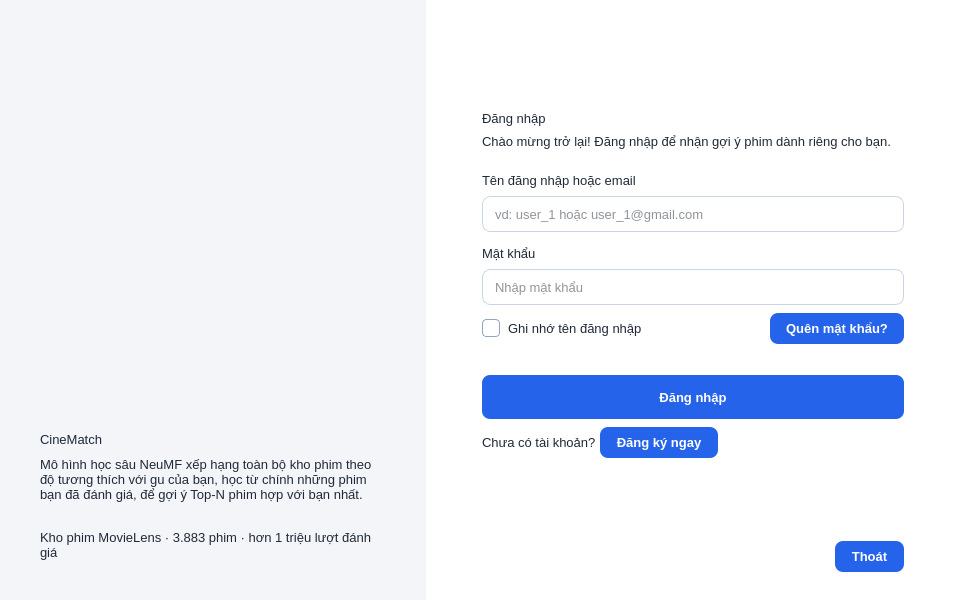
<?xml version='1.0' encoding='UTF-8'?>
<ui version="4.0">
 <class>MainWindow</class>
 <widget class="QMainWindow" name="MainWindow">
  <property name="geometry">
   <rect>
    <x>0</x>
    <y>0</y>
    <width>960</width>
    <height>600</height>
   </rect>
  </property>
  <property name="minimumSize">
   <size>
    <width>900</width>
    <height>560</height>
   </size>
  </property>
  <property name="windowTitle">
   <string>CineMatch - Đăng nhập</string>
  </property>
  <property name="windowIcon">
   <iconset>
    <normaloff>../images/ic_logo.png</normaloff>
    ../images/ic_logo.png
   </iconset>
  </property>
  <property name="styleSheet">
   <string notr="true">QMainWindow { background-color: #F3F5F9; }
QWidget { font-family: "Segoe UI"; font-size: 10pt; color: #1F2937; }
QWidget#centralwidget { background-color: #F3F5F9; }
QLabel { background: transparent; }
QLabel[role="title"] { font-size: 20pt; font-weight: 700; color: #111827; }
QLabel[role="subtitle"] { font-size: 10pt; color: #6B7280; }
QLabel[role="field"] { font-weight: 600; color: #374151; }
QLabel[role="section"] { font-size: 13pt; font-weight: 700; color: #1F2A44; }
QLabel[role="step"] { font-size: 11pt; font-weight: 700; color: #2563EB; }
QLabel[role="muted"] { color: #6B7280; }
QLabel[role="pageTitle"] { font-size: 15pt; font-weight: 700; color: #111827; }
QLabel[role="info"] { background-color: #FFFBEB; border: 1px solid #FDE68A; border-radius: 10px; padding: 10px 14px; color: #92400E; }
QLineEdit, QComboBox, QSpinBox, QDateEdit { background-color: #FFFFFF; border: 1px solid #CBD5E1; border-radius: 8px; padding: 7px 10px; min-height: 20px; }
QLineEdit:focus, QComboBox:focus, QSpinBox:focus, QDateEdit:focus { border: 1px solid #2563EB; }
QLineEdit:disabled, QComboBox:disabled, QDateEdit:disabled, QSpinBox:disabled { background-color: #F1F5F9; color: #94A3B8; }
QLineEdit[readOnly="true"] { background-color: #F8FAFC; color: #64748B; }
QComboBox::drop-down { border: none; width: 26px; }
QComboBox::down-arrow, QDateEdit::down-arrow { image: url(../images/ic_down.png); width: 14px; height: 14px; }
QDateEdit::drop-down { border: none; width: 26px; }
QComboBox QAbstractItemView { background-color: #FFFFFF; border: 1px solid #CBD5E1; selection-background-color: #DBEAFE; selection-color: #111827; outline: 0; }
QPushButton { background-color: #2563EB; color: #FFFFFF; border: none; border-radius: 8px; padding: 8px 16px; font-weight: 600; }
QPushButton:hover { background-color: #1D4ED8; }
QPushButton:pressed { background-color: #1E40AF; }
QPushButton:disabled { background-color: #BFDBFE; color: #EFF6FF; }
QPushButton[secondary="true"] { background-color: #FFFFFF; color: #2563EB; border: 1px solid #93C5FD; }
QPushButton[secondary="true"]:hover { background-color: #EFF6FF; border: 1px solid #2563EB; }
QPushButton[secondary="true"]:disabled { color: #94A3B8; border: 1px solid #E2E8F0; background-color: #F8FAFC; }
QPushButton[danger="true"] { background-color: #DC2626; }
QPushButton[danger="true"]:hover { background-color: #B91C1C; }
QPushButton[success="true"] { background-color: #16A34A; }
QPushButton[success="true"]:hover { background-color: #15803D; }
QPushButton[dangerOutline="true"] { background-color: #FFFFFF; color: #DC2626; border: 1px solid #FCA5A5; }
QPushButton[dangerOutline="true"]:hover { background-color: #FEF2F2; border: 1px solid #DC2626; }
QPushButton[link="true"] { background-color: transparent; color: #2563EB; padding: 2px 4px; border: none; font-weight: 600; }
QPushButton[link="true"]:hover { color: #1E40AF; text-decoration: underline; }
QCheckBox, QRadioButton { spacing: 8px; background: transparent; }
QCheckBox::indicator, QRadioButton::indicator { width: 16px; height: 16px; }
QCheckBox::indicator { border: 1px solid #94A3B8; border-radius: 4px; background-color: #FFFFFF; }
QCheckBox::indicator:checked { border: 1px solid #2563EB; background-color: #2563EB; image: url(../images/ic_tick.png); }
QRadioButton::indicator { border: 1px solid #94A3B8; border-radius: 8px; background-color: #FFFFFF; }
QRadioButton::indicator:checked { border: 1px solid #2563EB; background-color: qradialgradient(cx:0.5, cy:0.5, radius:0.5, fx:0.5, fy:0.5, stop:0 #2563EB, stop:0.55 #2563EB, stop:0.65 #FFFFFF, stop:1 #FFFFFF); }
QSpinBox { padding-right: 24px; }
QSpinBox::up-button, QSpinBox::down-button { subcontrol-origin: border; width: 22px; border: none; background: transparent; }
QSpinBox::up-button { subcontrol-position: top right; }
QSpinBox::down-button { subcontrol-position: bottom right; }
QSpinBox::up-arrow { image: url(../images/ic_up.png); width: 14px; height: 14px; }
QSpinBox::down-arrow { image: url(../images/ic_down.png); width: 14px; height: 14px; }
QFrame[card="true"] { background-color: #FFFFFF; border: 1px solid #E5E7EB; border-radius: 12px; }
QGroupBox { background-color: #FFFFFF; border: 1px solid #E5E7EB; border-radius: 12px; margin-top: 24px; padding: 16px 12px 12px 12px; font-size: 11pt; font-weight: 700; color: #1F2A44; }
QGroupBox::title { subcontrol-origin: margin; subcontrol-position: top left; left: 12px; padding: 0px 6px; }
QTableWidget { background-color: #FFFFFF; border: 1px solid #E5E7EB; border-radius: 10px; gridline-color: #F1F5F9; alternate-background-color: #F8FAFC; selection-background-color: #DBEAFE; selection-color: #111827; }
QHeaderView::section { background-color: #EEF2FF; color: #1F2A44; font-weight: 700; padding: 7px 6px; border: none; border-right: 1px solid #E0E7FF; border-bottom: 1px solid #E0E7FF; }
QTabWidget::pane { border: none; background: transparent; }
QTabBar::tab { background: transparent; color: #64748B; padding: 10px 22px; font-weight: 700; border: none; border-bottom: 3px solid transparent; margin-right: 6px; }
QTabBar::tab:selected { color: #2563EB; border-bottom: 3px solid #2563EB; }
QTabBar::tab:hover { color: #1D4ED8; }
QScrollArea { border: none; background: transparent; }
QWidget#scrollAreaHomeContents, QWidget#scrollAreaOverviewContents, QWidget#scrollAreaCustomersContents, QWidget#scrollAreaMoviesContents, QWidget#scrollAreaStatsContents { background: transparent; }
QStatusBar { background-color: #FFFFFF; color: #64748B; border-top: 1px solid #E5E7EB; }
QListWidget { background-color: #FFFFFF; border: 1px solid #E5E7EB; border-radius: 10px; padding: 6px; outline: 0; }
QListWidget::item { padding: 8px 8px; border-radius: 6px; }
QListWidget::item:selected { background-color: #DBEAFE; color: #1E3A8A; }
QListWidget::item:hover { background-color: #F1F5F9; }
QFrame#frameHeader { background-color: #FFFFFF; border-bottom: 1px solid #E5E7EB; }
QFrame#frameSidebar { background-color: #1F2A44; }
QFrame#frameForm { background-color: #FFFFFF; }
QFrame#frameBanner { border-image: url(../images/ic_banner.png) 0 0 0 0 stretch stretch; }
QLabel[banner="title"] { color: #FFFFFF; font-size: 28pt; font-weight: 800; }
QLabel[banner="text"] { color: #E2E8F0; font-size: 11pt; }
QLabel[banner="foot"] { color: #94A3B8; font-size: 9pt; }
QLabel#labelSidebarTitle { color: #FFFFFF; font-size: 14pt; font-weight: 800; }
QLabel#labelSidebarSub { color: #94A3B8; font-size: 9pt; }
QPushButton[nav="true"] { background-color: transparent; color: #CBD5E1; text-align: left; padding: 11px 14px; border-radius: 8px; font-weight: 600; }
QPushButton[nav="true"]:hover { background-color: #2C3A5C; color: #FFFFFF; }
QPushButton[active="true"] { background-color: #2563EB; color: #FFFFFF; }
QLabel[kpi="value"] { font-size: 19pt; font-weight: 800; color: #111827; }
QLabel[kpi="caption"] { font-size: 9pt; font-weight: 600; color: #6B7280; }
QFrame#framePredict { background-color: #FFFBEB; border: 1px solid #FDE68A; border-radius: 12px; }
QLabel#labelPredictValue { font-size: 26pt; font-weight: 800; color: #B45309; }
QLabel#labelPredictCaption { font-weight: 700; color: #92400E; }
QPushButton[chip="true"] { background-color: #FFFFFF; color: #334155; border: 1px solid #CBD5E1; border-radius: 18px; padding: 9px 16px; font-weight: 600; }
QPushButton[chip="true"]:hover { border: 1px solid #2563EB; color: #1D4ED8; background-color: #FFFFFF; }
QPushButton[chip="true"]:checked { background-color: #2563EB; color: #FFFFFF; border: 1px solid #2563EB; }
QLabel[role="hint"] { color: #94A3B8; font-size: 9pt; }
QLabel[role="countdown"] { font-weight: 700; color: #B45309; }
QLabel[role="cardTitle"] { font-size: 11.5pt; font-weight: 700; color: #111827; }
QLabel[role="insight"] { color: #475569; }
QLabel[role="badge"] { background-color: #EEF2FF; color: #3730A3; border-radius: 10px; padding: 4px 10px; font-weight: 700; font-size: 9pt; }
QFrame#frameFilterBar { background-color: #FFFFFF; border: 1px solid #E5E7EB; border-radius: 12px; }
QFrame#frameHighlights { background-color: #F8FAFF; border: 1px solid #C7D2FE; border-radius: 12px; }
QProgressBar { border: 1px solid #CBD5E1; border-radius: 8px; background-color: #FFFFFF; text-align: center; height: 18px; }
QProgressBar::chunk { background-color: #2563EB; border-radius: 7px; }
QFrame[movieCard="true"] { background-color: #FFFFFF; border: 1px solid #E5E7EB; border-radius: 12px; }
QFrame[movieCard="true"]:hover { border: 1px solid #60A5FA; background-color: #F8FBFF; }
QLabel[role="match"] { background-color: #DCFCE7; color: #166534; border-radius: 9px; padding: 2px 8px; font-weight: 700; font-size: 9pt; }
QLabel[role="cardScore"] { color: #B45309; font-weight: 700; font-size: 9.5pt; }
QFrame#frameHistoryFilter { background-color: #FFFFFF; border: 1px solid #E5E7EB; border-radius: 12px; }
QWidget#pageBrowse, QWidget#pageResults, QWidget#scrollAreaResultsContents, QWidget#widgetRecommendSection { background: transparent; }
QDialog { background-color: #F3F5F9; }
QProgressBar#progressBarMatch { border: none; border-radius: 5px; background-color: #FDE68A; }
QProgressBar#progressBarMatch::chunk { border-radius: 5px; background-color: #16A34A; }
</string>
  </property>
  <widget class="QWidget" name="centralwidget">
   <layout class="QHBoxLayout" name="horizontalLayout">
    <property name="leftMargin">
     <number>0</number>
    </property>
    <property name="topMargin">
     <number>0</number>
    </property>
    <property name="rightMargin">
     <number>0</number>
    </property>
    <property name="bottomMargin">
     <number>0</number>
    </property>
    <item>
     <widget class="QFrame" name="frameBanner">
      <property name="minimumSize">
       <size>
        <width>420</width>
        <height>0</height>
       </size>
      </property>
      <property name="maximumSize">
       <size>
        <width>440</width>
        <height>16777215</height>
       </size>
      </property>
      <layout class="QVBoxLayout" name="verticalLayoutBanner">
       <property name="spacing">
        <number>10</number>
       </property>
       <property name="leftMargin">
        <number>40</number>
       </property>
       <property name="topMargin">
        <number>40</number>
       </property>
       <property name="rightMargin">
        <number>40</number>
       </property>
       <property name="bottomMargin">
        <number>40</number>
       </property>
       <item>
        <widget class="QLabel" name="labelLogo">
         <property name="minimumSize">
          <size>
           <width>72</width>
           <height>72</height>
          </size>
         </property>
         <property name="maximumSize">
          <size>
           <width>72</width>
           <height>72</height>
          </size>
         </property>
         <property name="text">
          <string />
         </property>
         <property name="pixmap">
          <pixmap>../images/ic_logo.png</pixmap>
         </property>
         <property name="scaledContents">
          <bool>true</bool>
         </property>
        </widget>
       </item>
       <item>
        <spacer name="verticalSpacer">
         <property name="orientation">
          <enum>Qt::Vertical</enum>
         </property>
         <property name="sizeHint" stdset="0">
          <size>
           <width>20</width>
           <height>20</height>
          </size>
         </property>
        </spacer>
       </item>
       <item>
        <widget class="QLabel" name="labelBannerTitle">
         <property name="text">
          <string>CineMatch</string>
         </property>
         <property name="banner" stdset="0">
          <string notr="true">title</string>
         </property>
        </widget>
       </item>
       <item>
        <widget class="QLabel" name="labelBannerText">
         <property name="text">
          <string>Mô hình học sâu NeuMF xếp hạng toàn bộ kho phim theo độ tương thích với gu của bạn, học từ chính những phim bạn đã đánh giá, để gợi ý Top-N phim hợp với bạn nhất.</string>
         </property>
         <property name="wordWrap">
          <bool>true</bool>
         </property>
         <property name="banner" stdset="0">
          <string notr="true">text</string>
         </property>
        </widget>
       </item>
       <item>
        <spacer name="verticalSpacer_2">
         <property name="orientation">
          <enum>Qt::Vertical</enum>
         </property>
         <property name="sizeType">
          <enum>QSizePolicy::Fixed</enum>
         </property>
         <property name="sizeHint" stdset="0">
          <size>
           <width>20</width>
           <height>18</height>
          </size>
         </property>
        </spacer>
       </item>
       <item>
        <widget class="QLabel" name="labelBannerFoot">
         <property name="text">
          <string>Kho phim MovieLens · 3.883 phim · hơn 1 triệu lượt đánh giá</string>
         </property>
         <property name="wordWrap">
          <bool>true</bool>
         </property>
         <property name="banner" stdset="0">
          <string notr="true">foot</string>
         </property>
        </widget>
       </item>
      </layout>
     </widget>
    </item>
    <item>
     <widget class="QFrame" name="frameForm">
      <layout class="QVBoxLayout" name="verticalLayoutForm">
       <property name="spacing">
        <number>8</number>
       </property>
       <property name="leftMargin">
        <number>56</number>
       </property>
       <property name="topMargin">
        <number>36</number>
       </property>
       <property name="rightMargin">
        <number>56</number>
       </property>
       <property name="bottomMargin">
        <number>28</number>
       </property>
       <item>
        <spacer name="verticalSpacer_3">
         <property name="orientation">
          <enum>Qt::Vertical</enum>
         </property>
         <property name="sizeHint" stdset="0">
          <size>
           <width>20</width>
           <height>20</height>
          </size>
         </property>
        </spacer>
       </item>
       <item>
        <widget class="QLabel" name="labelTitle">
         <property name="text">
          <string>Đăng nhập</string>
         </property>
         <property name="role" stdset="0">
          <string notr="true">title</string>
         </property>
        </widget>
       </item>
       <item>
        <widget class="QLabel" name="labelSubtitle">
         <property name="text">
          <string>Chào mừng trở lại! Đăng nhập để nhận gợi ý phim dành riêng cho bạn.</string>
         </property>
         <property name="role" stdset="0">
          <string notr="true">subtitle</string>
         </property>
         <property name="wordWrap">
          <bool>true</bool>
         </property>
        </widget>
       </item>
       <item>
        <spacer name="verticalSpacer_4">
         <property name="orientation">
          <enum>Qt::Vertical</enum>
         </property>
         <property name="sizeType">
          <enum>QSizePolicy::Fixed</enum>
         </property>
         <property name="sizeHint" stdset="0">
          <size>
           <width>20</width>
           <height>16</height>
          </size>
         </property>
        </spacer>
       </item>
       <item>
        <widget class="QLabel" name="label_3">
         <property name="text">
          <string>Tên đăng nhập hoặc email</string>
         </property>
         <property name="role" stdset="0">
          <string notr="true">field</string>
         </property>
        </widget>
       </item>
       <item>
        <widget class="QLineEdit" name="lineEditUserName">
         <property name="placeholderText">
          <string>vd: user_1 hoặc user_1@gmail.com</string>
         </property>
        </widget>
       </item>
       <item>
        <spacer name="verticalSpacer_5">
         <property name="orientation">
          <enum>Qt::Vertical</enum>
         </property>
         <property name="sizeType">
          <enum>QSizePolicy::Fixed</enum>
         </property>
         <property name="sizeHint" stdset="0">
          <size>
           <width>20</width>
           <height>6</height>
          </size>
         </property>
        </spacer>
       </item>
       <item>
        <widget class="QLabel" name="label_4">
         <property name="text">
          <string>Mật khẩu</string>
         </property>
         <property name="role" stdset="0">
          <string notr="true">field</string>
         </property>
        </widget>
       </item>
       <item>
        <widget class="QLineEdit" name="lineEditPassword">
         <property name="placeholderText">
          <string>Nhập mật khẩu</string>
         </property>
         <property name="echoMode">
          <enum>QLineEdit::Password</enum>
         </property>
        </widget>
       </item>
       <item>
        <layout class="QHBoxLayout" name="horizontalLayoutOption">
         <property name="leftMargin">
          <number>0</number>
         </property>
         <property name="topMargin">
          <number>0</number>
         </property>
         <property name="rightMargin">
          <number>0</number>
         </property>
         <property name="bottomMargin">
          <number>0</number>
         </property>
         <item>
          <widget class="QCheckBox" name="checkBoxSave">
           <property name="text">
            <string>Ghi nhớ tên đăng nhập</string>
           </property>
           <property name="cursor">
            <cursorShape>PointingHandCursor</cursorShape>
           </property>
          </widget>
         </item>
         <item>
          <spacer name="horizontalSpacer">
           <property name="orientation">
            <enum>Qt::Horizontal</enum>
           </property>
           <property name="sizeHint" stdset="0">
            <size>
             <width>20</width>
             <height>20</height>
            </size>
           </property>
          </spacer>
         </item>
         <item>
          <widget class="QPushButton" name="pushButtonForgotPassword">
           <property name="text">
            <string>Quên mật khẩu?</string>
           </property>
           <property name="cursor">
            <cursorShape>PointingHandCursor</cursorShape>
           </property>
           <property name="link" stdset="0">
            <bool>true</bool>
           </property>
          </widget>
         </item>
        </layout>
       </item>
       <item>
        <widget class="QLabel" name="labelLoginError">
         <property name="text">
          <string />
         </property>
         <property name="wordWrap">
          <bool>true</bool>
         </property>
         <property name="styleSheet">
          <string notr="true">color: #DC2626;</string>
         </property>
        </widget>
       </item>
       <item>
        <widget class="QPushButton" name="pushButtonLogin">
         <property name="text">
          <string>Đăng nhập</string>
         </property>
         <property name="cursor">
          <cursorShape>PointingHandCursor</cursorShape>
         </property>
         <property name="icon">
          <iconset>
           <normaloff>../images/ic_login.png</normaloff>
           ../images/ic_login.png
          </iconset>
         </property>
         <property name="iconSize">
          <size>
           <width>20</width>
           <height>20</height>
          </size>
         </property>
         <property name="minimumSize">
          <size>
           <width>0</width>
           <height>44</height>
          </size>
         </property>
        </widget>
       </item>
       <item>
        <layout class="QHBoxLayout" name="horizontalLayoutRegister">
         <property name="spacing">
          <number>4</number>
         </property>
         <property name="leftMargin">
          <number>0</number>
         </property>
         <property name="topMargin">
          <number>0</number>
         </property>
         <property name="rightMargin">
          <number>0</number>
         </property>
         <property name="bottomMargin">
          <number>0</number>
         </property>
         <item>
          <widget class="QLabel" name="labelNoAccount">
           <property name="text">
            <string>Chưa có tài khoản?</string>
           </property>
           <property name="role" stdset="0">
            <string notr="true">muted</string>
           </property>
          </widget>
         </item>
         <item>
          <widget class="QPushButton" name="pushButtonRegister">
           <property name="text">
            <string>Đăng ký ngay</string>
           </property>
           <property name="cursor">
            <cursorShape>PointingHandCursor</cursorShape>
           </property>
           <property name="link" stdset="0">
            <bool>true</bool>
           </property>
          </widget>
         </item>
         <item>
          <spacer name="horizontalSpacer_2">
           <property name="orientation">
            <enum>Qt::Horizontal</enum>
           </property>
           <property name="sizeHint" stdset="0">
            <size>
             <width>20</width>
             <height>20</height>
            </size>
           </property>
          </spacer>
         </item>
        </layout>
       </item>
       <item>
        <spacer name="verticalSpacer_6">
         <property name="orientation">
          <enum>Qt::Vertical</enum>
         </property>
         <property name="sizeHint" stdset="0">
          <size>
           <width>20</width>
           <height>20</height>
          </size>
         </property>
        </spacer>
       </item>
       <item>
        <layout class="QHBoxLayout" name="horizontalLayoutExit">
         <property name="leftMargin">
          <number>0</number>
         </property>
         <property name="topMargin">
          <number>0</number>
         </property>
         <property name="rightMargin">
          <number>0</number>
         </property>
         <property name="bottomMargin">
          <number>0</number>
         </property>
         <item>
          <spacer name="horizontalSpacer_3">
           <property name="orientation">
            <enum>Qt::Horizontal</enum>
           </property>
           <property name="sizeHint" stdset="0">
            <size>
             <width>20</width>
             <height>20</height>
            </size>
           </property>
          </spacer>
         </item>
         <item>
          <widget class="QPushButton" name="pushButtonExit">
           <property name="text">
            <string>Thoát</string>
           </property>
           <property name="cursor">
            <cursorShape>PointingHandCursor</cursorShape>
           </property>
           <property name="icon">
            <iconset>
             <normaloff>../images/ic_close.png</normaloff>
             ../images/ic_close.png
            </iconset>
           </property>
           <property name="iconSize">
            <size>
             <width>16</width>
             <height>16</height>
            </size>
           </property>
           <property name="secondary" stdset="0">
            <bool>true</bool>
           </property>
          </widget>
         </item>
        </layout>
       </item>
      </layout>
     </widget>
    </item>
   </layout>
  </widget>
 </widget>
 <resources />
 <connections />
</ui>
